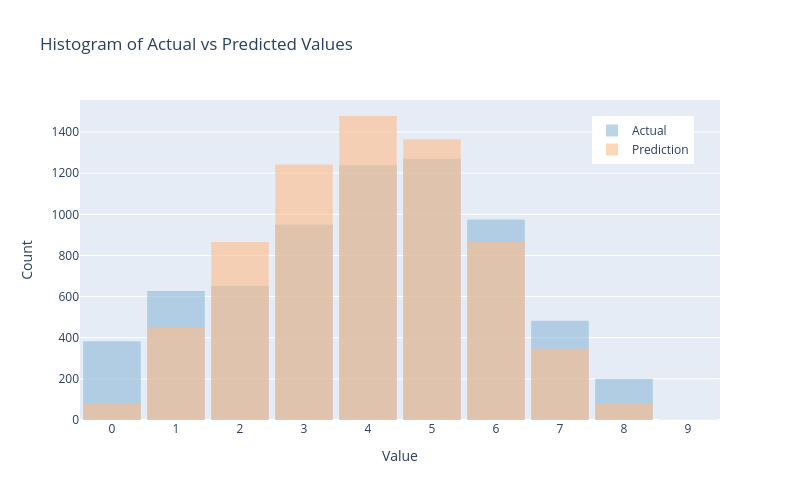

Notebook code for this chart:
### Code cell
plot_hist_plotly(results_test['actual'].cat.codes, results_test['prediction'])

### Figure 1 — Plotly figure (JSON) as saved in the notebook; plotly's stock layout.template omitted (floating-point values rounded to 4 significant figures; data arrays with more than 128 entries replaced by an {"elided": "..."} marker saying what was removed)
{"data": [{"marker": {"color": "#8fbad8"}, "name": "Actual", "opacity": 0.6, "type": "histogram", "x": {"elided": "6778 int values"}, "xbins": {"end": 9.5, "size": 1, "start": -0.5}}, {"marker": {"color": "#febd89"}, "name": "Prediction", "opacity": 0.6, "type": "histogram", "x": {"elided": "6778 int values"}, "xbins": {"end": 9.5, "size": 1, "start": -0.5}}], "layout": {"bargap": 0.1, "barmode": "overlay", "height": 500, "legend": {"x": 0.8, "y": 0.95}, "title": {"text": "Histogram of Actual vs Predicted Values<br>"}, "width": 800, "xaxis": {"dtick": 1, "tick0": 0, "tickmode": "linear", "title": {"text": "Value"}}, "yaxis": {"title": {"text": "Count"}}}}
